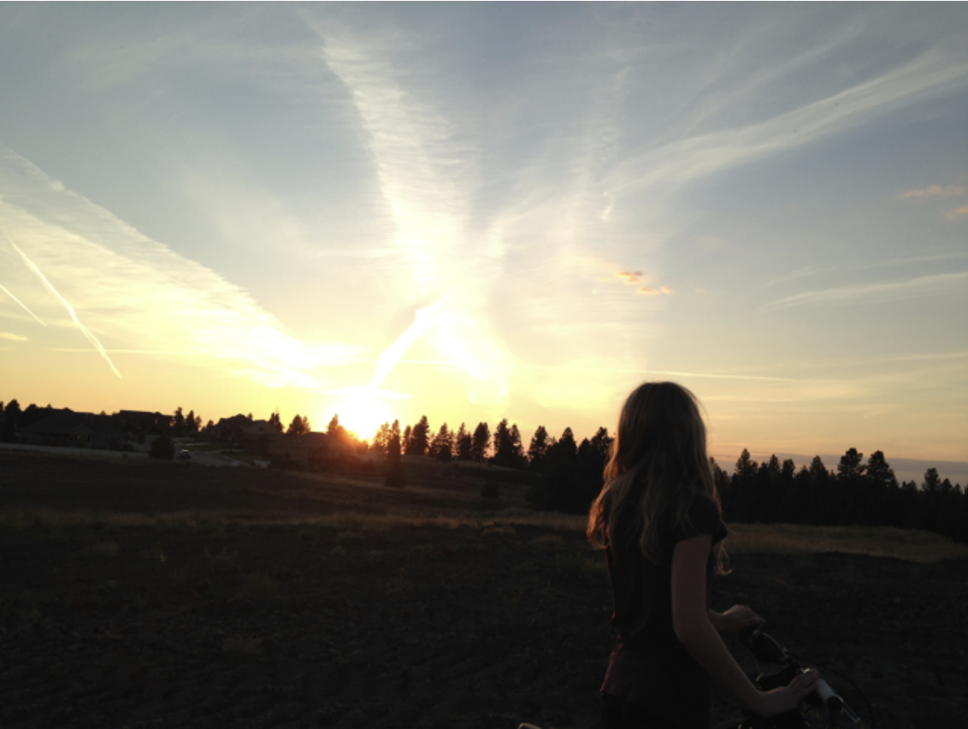
#> input picture Images/fig1.png, 968 x 729 px, shrunk from 1132 x 852 before the run
$ jupyter execute model.ipynb
#> lines starting #> are read from the running program, lines starting #| are printed output that depends on the picture; after the words box and inside, x2 and y2 are one past the last pixel; in counts of white or black regions, pixels touching at a corner belong together
### Implementation of the Paper ["A Single Backlit Image Enhancement Method For Improvement Of Visibility Of Dark Part"](https://ieeexplore.ieee.org/document/9506526) by M. Akai _et al._

### Imports

[cell 1]
import numpy as np
from PIL import Image
from scipy.signal import convolve2d

import matplotlib.pyplot as plt

[cell 2]
PREFIX = "./Images"

#### Hyperparameters

- **GAMMA:** 2
- **ALPHA:** 0.7
- **EPSILON:** 1e-7

[cell 3]
parameters = {
    "FIGURE": "fig1.png",
    "GAMMA": 2,
    "ALPHA": 0.7,
    "EPSILON": 1e-7
}

[cell 4]
img = Image.open(f"{PREFIX}/{parameters['FIGURE']}")
#> img is the input picture: PIL image 968x729 RGBA; mean R, G, B, A 124.9, 123, 111.8, 255

img = np.asarray(img)
img = img[:, :, :3]
#> img: shape (729, 968, 3)

plt.imshow(img)
plt.show()

#### Grayscale Image (by taking mean of all channels)

[cell 5]
img_grayscale = np.mean(img.astype(np.float32), axis=2)

img_grayscale.shape
#> Out = (729, 968)

[cell 6]
def plot_intensity_histogram(image, title=None):
#> called with title = 'Grayscale (Original)'
    if len(image.shape) != 2:
        print("[ERROR]: Image must be grayscale image with only 2 dimensions.")
        return

    figure, (hist_ax, image_ax) = plt.subplots(1, 2, figsize=[15, 4])

    image = image.astype(np.uint8)
    image_flattened = image.flatten()
    _ = hist_ax.hist(image_flattened, bins="auto")

    hist_ax.set_xlabel("Intensity")
    hist_ax.set_ylabel("Frequency")
    hist_ax.set_title(f"{title} - Intensity Histogram")

    image_ax.set_title(f"{title} - Image")
    image_ax.imshow(image, cmap="gray")

    plt.show()
#> figure, not shown here; panel 1: tallest bar 98343 high, from x = 16.54 to 20.38

[cell 7]
plot_intensity_histogram(img_grayscale, "Grayscale (Original)")

#### Gamma Correction

[cell 8]
gamma = parameters["GAMMA"]
img_gamma = 255.0 * (img_grayscale / 255.0) ** (1.0 / gamma)
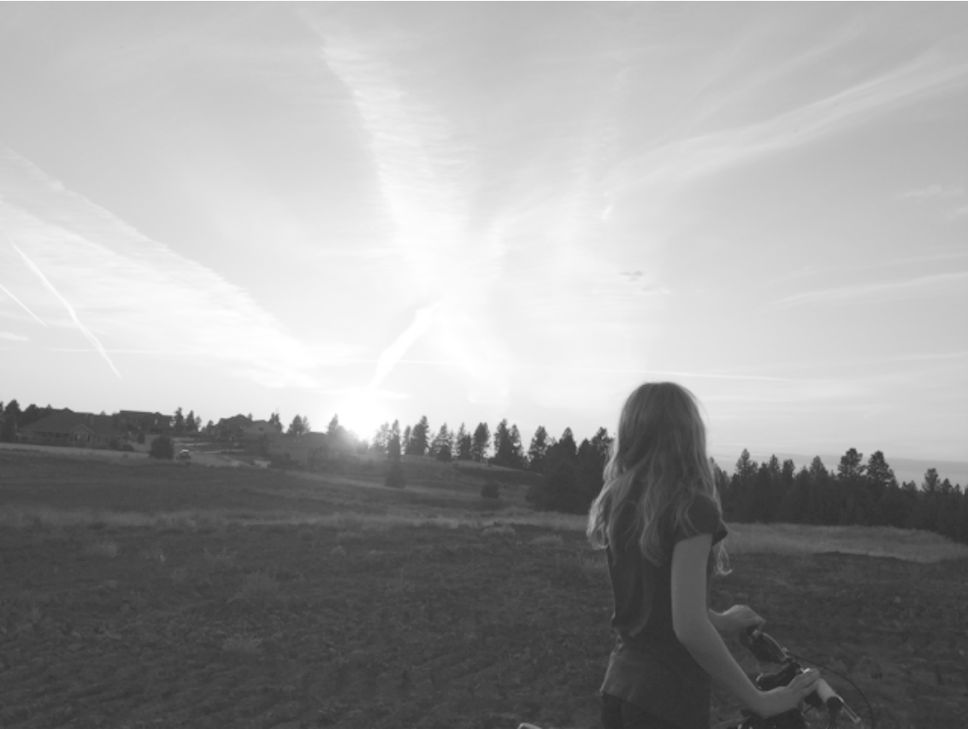
#> img_gamma: shape (729, 968) float32; min 38.01, max 255, mean 158.6

[cell 9]
plot_intensity_histogram(img_gamma, "Gamma Corrected")

#### Histogram Equalization

[cell 10]
def image_histogram_equalization(image):
    # get image histogram
    image_histogram, bins = np.histogram(image.astype(np.uint8).flatten(), 256, density=True)
#> image_histogram = 256 values, max 0.0402 at index 13, min 0 at index 1, mean 0.004; bins = 257 values from 5 to 255
    cdf = image_histogram.cumsum()
#> cdf = 256 values from 4.35e-06 to 1.02
    cdf = 255 * cdf / cdf[-1]
#> cdf = 256 values from 0.00108 to 255

    # linear interpolation
    image_equalized = np.interp(image.flatten(), bins[:-1], cdf)

    return image_equalized.reshape(image.shape)

[cell 11]
img_he = image_histogram_equalization(img_grayscale)

[cell 12]
plot_intensity_histogram(img_he, "Histogram Equalized")

#### Alpha Bending of the Gamma Corrected and Histogram equalized images.

[cell 13]
alpha = parameters["ALPHA"]
img_alpha_bent = (1.0 - alpha) * img_gamma + alpha * img_he

[cell 14]
plot_intensity_histogram(img_alpha_bent, "Alpha Bent")
#> call 4 of plot_intensity_histogram, with title = 'Alpha Bent'
#> in plot_intensity_histogram (call 4), `plt.show()`:
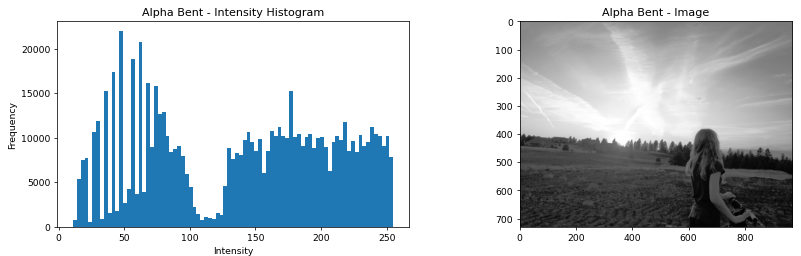
#> figure drawn by matplotlib, 2 panels; panel 1: tallest bar 21985 high, from x = 46.28 to 49.22

#### Obtaining the ideal threshold value which maximizes the optimization function:

$$ω_bω_w(m_b - m_w)^2$$

_here:_

- $ω_b$: Number of pixels belonging to **black** class.
- $ω_w$: Number of pixels belonging to **white** class.
- $m_b$: Mean of pixels belonging to **black** class.
- $m_w$: Mean of pixels belonging to **white** class.

##### Obtaining binary weight map:

$$
\begin{equation*}
    W_{ij} =
    \begin{cases}
        1 & I_{ij} < t, \\
        0 & otherwise
    \end{cases}
\end{equation*}
$$

[cell 15]
def get_threshold_and_binary_weight_map(image):
    def objective_fnc(image_flat, threshold):
#> called with image_flat = array of shape (705672,), threshold = 0
        condition = image_flat < threshold
        a = image_flat[condition]
#> a = empty array
        b = image_flat[~condition]
        if a.shape[0] == 0 or b.shape[0] == 0:
            return 0.0
        return a.shape[0] * b.shape[0] * (np.mean(a) - np.mean(b)) ** 2

    image_flat = image.flatten()
    objective_values = [objective_fnc(image_flat, t) for t in range(256)]
#> objective_values = 256 values, max 3.29e+15 at index 104, min 0 at index 0, mean 2.23e+15

    best_t = np.argmax(objective_values)
#> best_t = 104

    return best_t, np.where(image < best_t, 1.0, 0.0)

[cell 16]
threshold, W = get_threshold_and_binary_weight_map(img_grayscale)
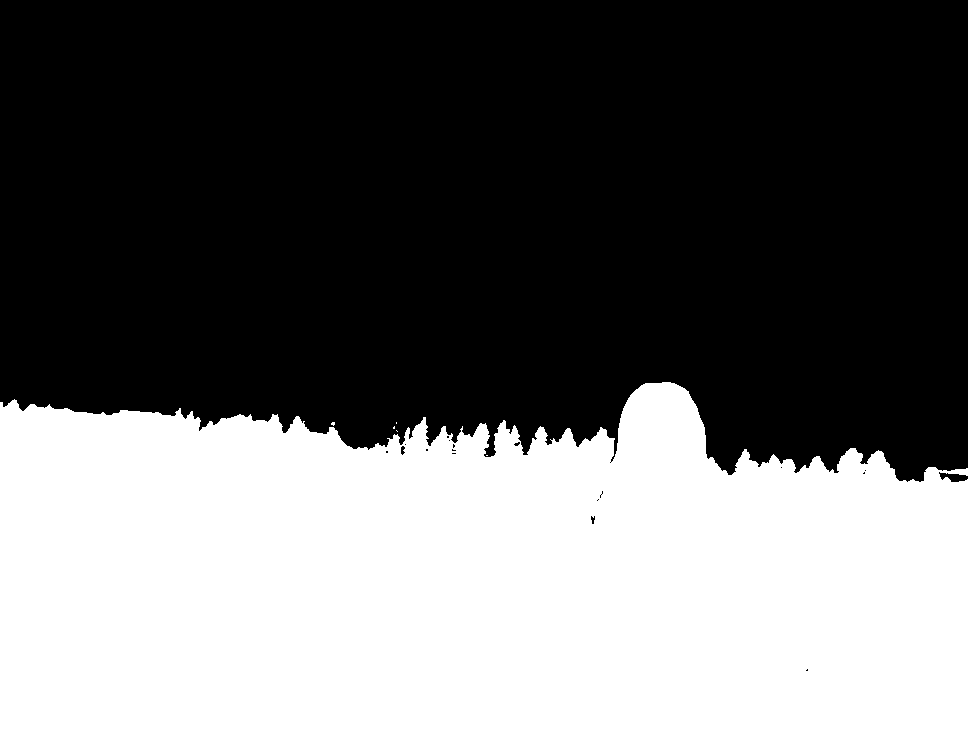
#> W: shape (729, 968) float64; values 0 (black) and 1 (white), 40.6% white; 6 white regions (5 under 20 px), largest, box (x1, y1, x2, y2) and area: (0, 382, 968, 729) 286140
#> threshold = 104

plot_intensity_histogram(W, "Binary Weight Map")

#### Obtaining the weight map using the grayscale image and binary weight map:

$$
\begin{split}
    \tilde{W} &= \overline{a} \otimes \overline{{I^{nor}}} + \overline{b} \\
    a = (\overline{I^{nor} \otimes W} &- \overline{I^{nor}} \otimes \overline{W}) \oslash(\overline{I^{nor} \otimes I^{nor}} - \overline{I^{nor}}^2 + ϵ) \\
    b &= \overline{W} - a \otimes \overline{I^{nor}}
\end{split}
$$

[cell 17]
# Method to give box-filter of 2d Matrix using scpy Convolve2d.
# For Box-Filter, the kernel consists of 1 / (kernel_size ^ 2),
# which is the mean of all elements of the kernel.
def box_filter(MAT, filter_size: int = 1):
#> called with filter_size = 1
    kernel_size = 2 * filter_size + 1
    kernel = np.ones((kernel_size, kernel_size), np.float32) / kernel_size**2

    filtered_MAT = convolve2d(MAT, kernel, mode="same", boundary="symm")

    return filtered_MAT


def get_A(image_nor_tuple, binary_weight_map_tuple, filter_size: int = 1):
    image_nor, image_filtered_nor = image_nor_tuple
    binary_weight_map, binary_filtered_weight_map = binary_weight_map_tuple

    filtered_i_mul_w = box_filter(image_nor * binary_weight_map, filter_size)  # M bar
    filtered_i_nor_sq = box_filter(image_nor * image_nor, filter_size)  # J bar
#> in box_filter (call 5), `filtered_MAT = convolve2d(MAT, kernel, mode="same", boundary="symm")`:
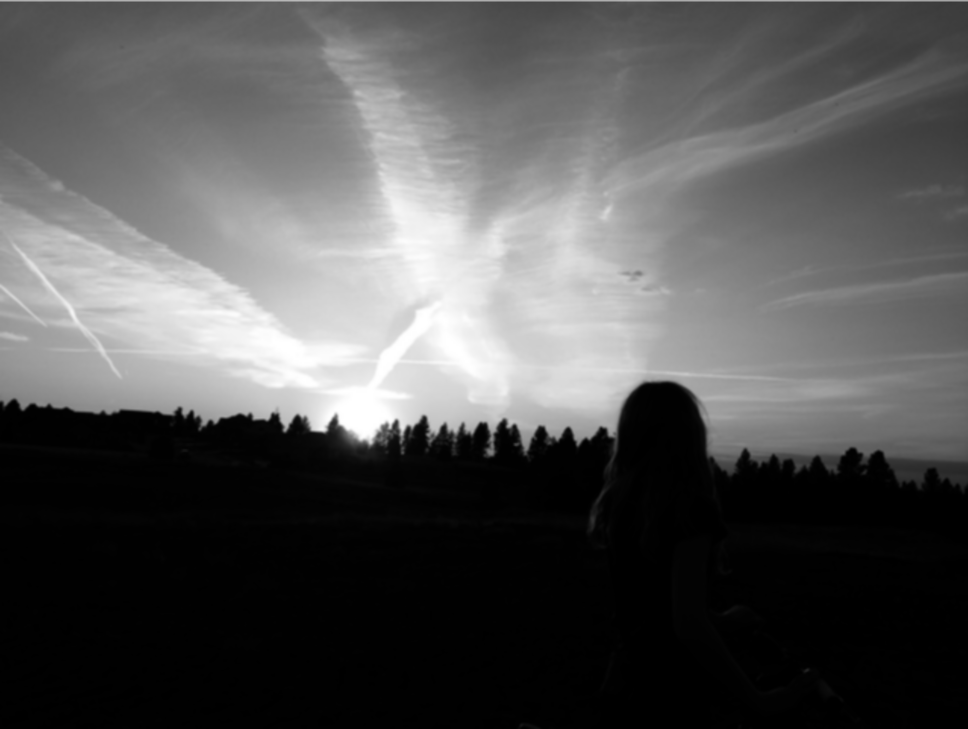
#> filtered_MAT: shape (729, 968) float32; min 0.000754, max 1, mean 0.334
    image_nor_filtered_sq = image_filtered_nor * image_filtered_nor

    numerator = filtered_i_mul_w - image_filtered_nor * binary_filtered_weight_map
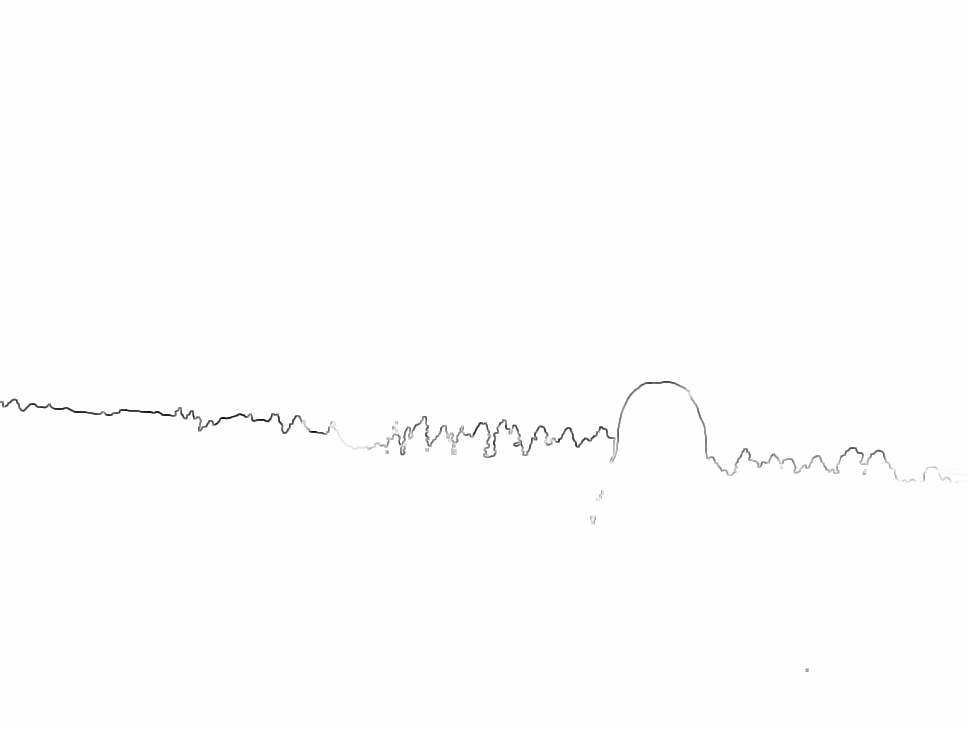
#> numerator: shape (729, 968) float64; min -0.102, max 4.97e-08, mean -0.000264; drawn with min black and max white
    denominator = (filtered_i_nor_sq - image_nor_filtered_sq) + parameters["EPSILON"]

    return numerator / denominator


def get_weight_map(image, binary_weight_map, filter_size: int = 1):
    image_filtered = box_filter(image, filter_size)  # Probably not required.

    image_nor = image / 255.0
    image_filtered_nor = box_filter(image_nor, filter_size)  # I bar

    binary_filtered_weight_map = box_filter(binary_weight_map, filter_size)  # W bar

    A = get_A(
        (image_nor, image_filtered_nor),
        (binary_weight_map, binary_filtered_weight_map),
        filter_size,
    )

    # Using Image_Filtered_NOR instead of Image_Filtered
    # Probable BUG in paper's mathematics.
    B = binary_filtered_weight_map - A * image_filtered_nor

    filtered_A = box_filter(A, filter_size)
    filtered_B = box_filter(B, filter_size)

    return filtered_A * image_nor + filtered_B
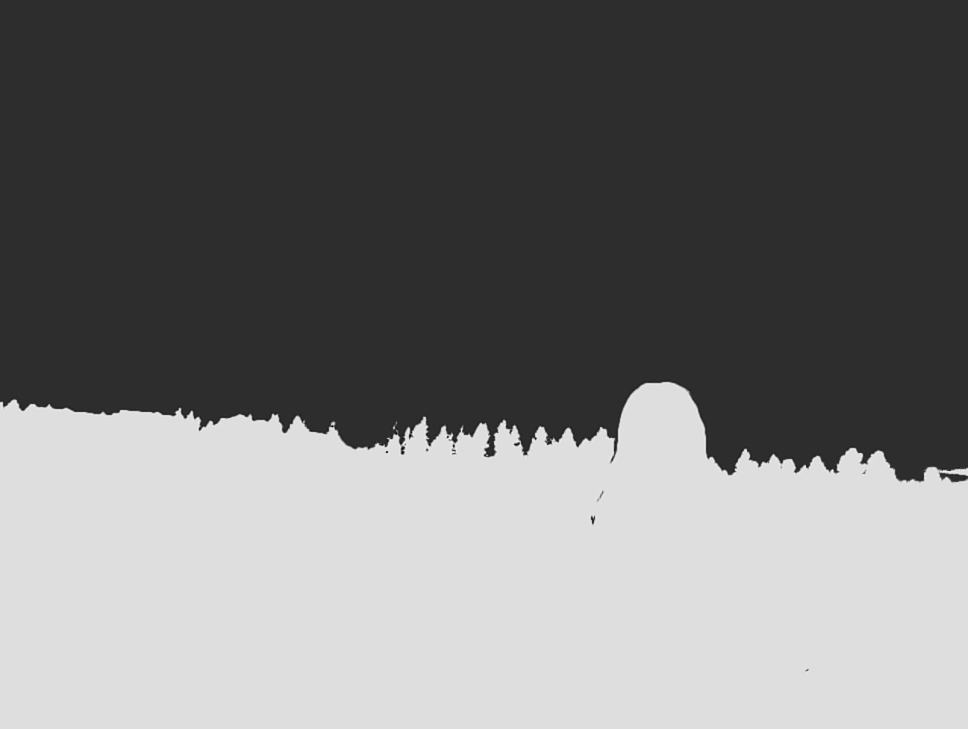
#> returned value: shape (729, 968) float64; min -0.259, max 1.19, mean 0.406; drawn with min black and max white

[cell 18]
weight_map = get_weight_map(img_grayscale, W, 1)

# weight_map = (weight_map) / (np.max(weight_map))

weight_map.shape
#> Out = (729, 968)

#### Final Intesity and RGB image:

$$
\begin{split}
    \tilde{O}_{ij} = \tilde{W}_{ij} \cdot O_{ij} + (1 - \tilde{W}_{ij}) \cdot I_{ij} \ \ \ ∀\ \  i,j \\
    \tilde{O}_{ij}^{RGB} = I_{ij}^{RGB} \cdot (\tilde{O}_{ij} / I_{ij}) \ \ \ ∀\ \  i,j
\end{split}
$$

[cell 19]
final_intensity = weight_map * img_alpha_bent + (1.0 - weight_map) * img_grayscale
final_intensity /= img_grayscale + parameters["EPSILON"]

final_image = img * np.expand_dims(final_intensity, axis=2)
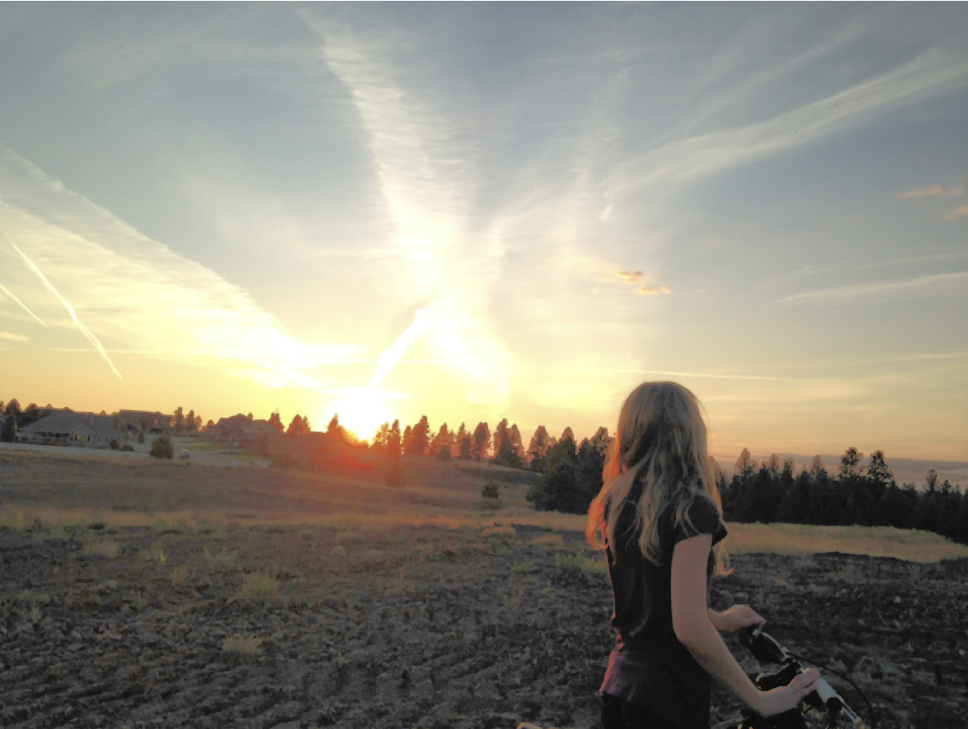
#> final_image: shape (729, 968, 3) float64; mean R, G, B 142.9, 139.1, 126.5

final_image.shape
#> Out = (729, 968, 3)

[cell 20]
plt.imshow(final_image.astype(np.uint8))
plt.show()

$ run again, with Images/fig3.png copied over Images/fig1.png
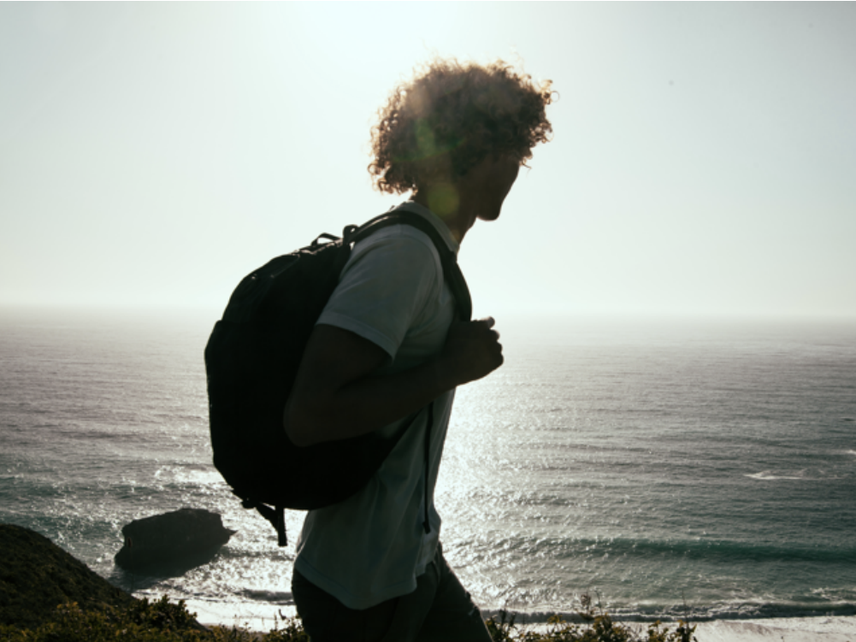
#> input picture Images/fig3.png, 856 x 642 px, shrunk from 1001 x 751 before the run
#> img is the input picture: PIL image 856x642 RGBA; mean R, G, B, A 152, 157.9, 151, 255
#> img: shape (642, 856, 3)
#> image_histogram = 256 values, max 0.0158 at index 240, min 0 at index 127, mean 0.00394; bins = 257 values from 0 to 254
#> in image_histogram_equalization, `cdf = image_histogram.cumsum()`: cdf = 256 values from 9.17e-06 to 1.01
#> in image_histogram_equalization, `cdf = 255 * cdf / cdf[-1]`: cdf = 256 values from 0.00232 to 255
#> a = empty array
#> objective_values = 256 values, max 1.83e+15 at index 133, min 0 at index 0, mean 1.32e+15
#> best_t = 133
#> `threshold, W = get_threshold_and_binary_weight_map(img_grayscale)`:
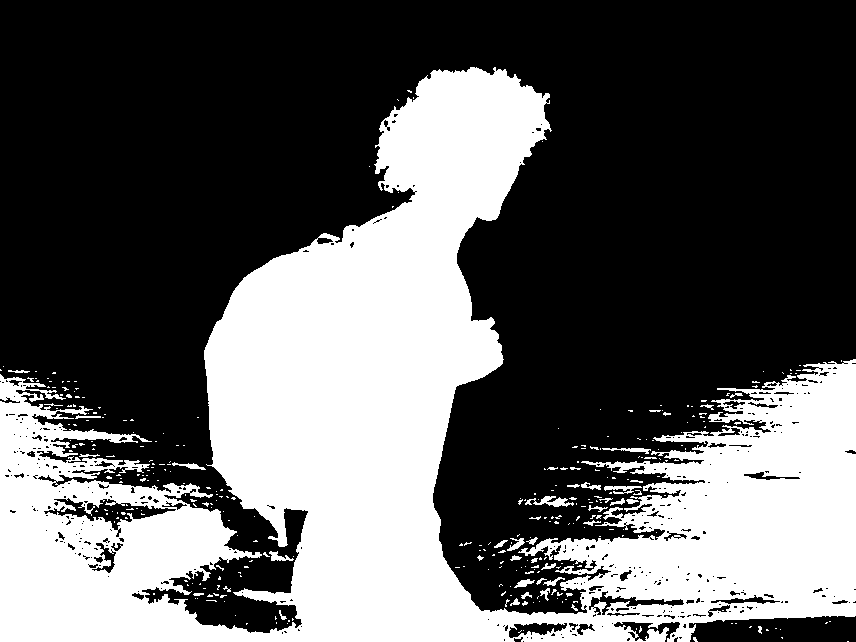
#> W: shape (642, 856) float64; values 0 (black) and 1 (white), 36.9% white; 332 white regions (288 under 20 px), largest, box (x1, y1, x2, y2) and area: (0, 67, 856, 642) 199387, (525, 496, 574, 507) 251, (604, 486, 642, 494) 163
#> `final_intensity = weight_map * img_alpha_bent + (1.0 - weight_map) * i..`:
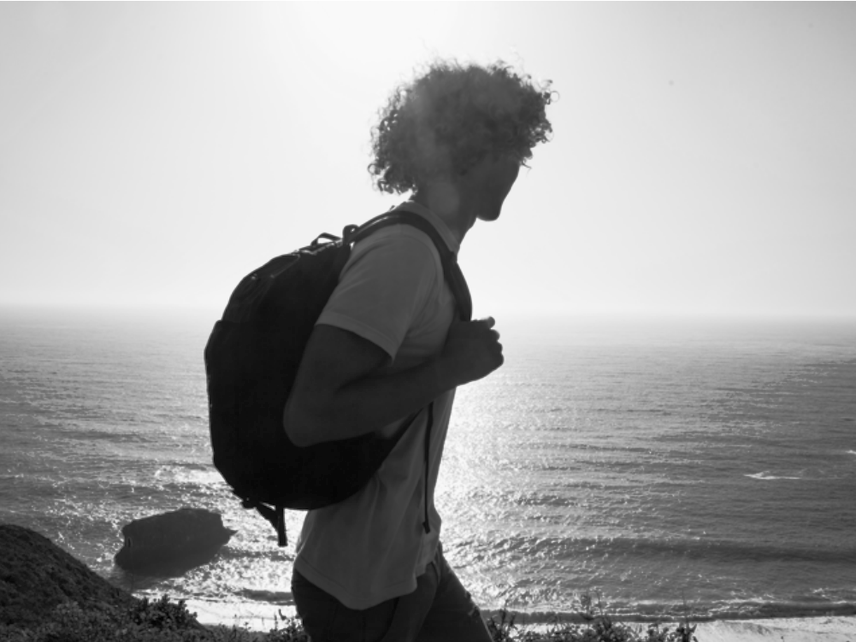
#> final_intensity: shape (642, 856) float64; min 0.00162, max 254.3, mean 158.5
